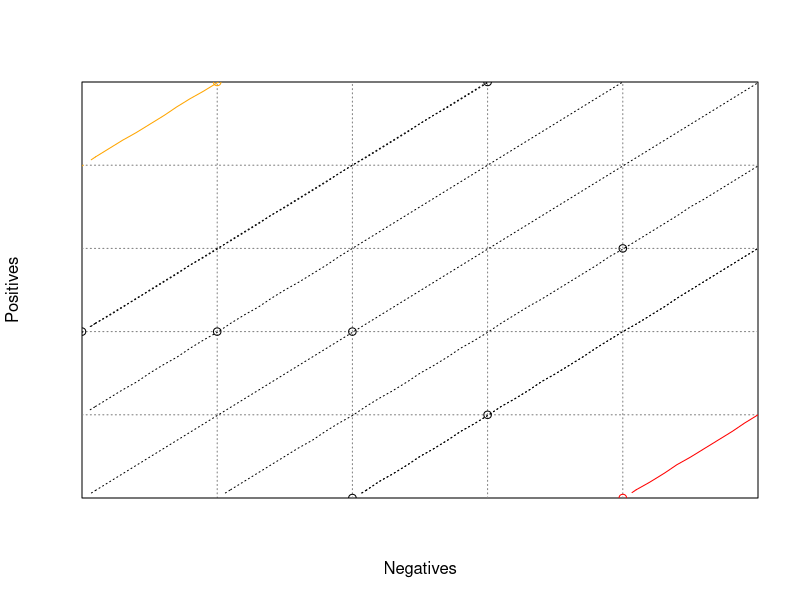

Write the R code that produced this figure.
## ---- chunk 1
#| echo: false

#c <- 1  # class ratio dt-cost-left
c <- 1 # class ratio dt-cost-right
pos <- c*50  # positive examples
neg <- 50  # negative examples

rocgrid <- function() {
	plot( c(0,neg), c(0,pos),
		 xlim=c(0,neg),ylim=c(0,pos),
		 #asp = pos/neg,
		 xaxs = "i",yaxs = "i",
		 xaxt = 'n', yaxt = 'n',
		 type = "n",
		 xlab = "Negatives", ylab = "Positives")
	
	# add a grid
	#grid.step <- 5
	grid (nx = neg/10, ny = pos/10, col = gray(0.5))
	
	# draw diagonals
	#abline(0,pos/neg,lty="dotted")	# ascending
	#abline(pos,-pos/neg,lty="dotted")	# descending
	
	# draw axes
	#axis(2,c(0,0.2*pos,0.4*pos,0.6*pos,0.8*pos,pos),labels=c('0','20%','40%','60%','80%','100%'))
	#axis(1,c(0,0.2*neg,0.4*neg,0.6*neg,0.8*neg,neg),labels=c('0','20%','40%','60%','80%','100%'))
}

metric <- function(tp,fp,m) {
  if (tp+fp == 0) { return(0) }
  else {
    Pos = pos
    Neg = neg
    N = Pos+Neg
    TP = tp
    FP = fp
    FN = Pos-TP
    TN = Neg-FP
    if (m=='accuracy') return( (TP+TN)/N ) 
    if (m=='wracc') return( TP/N - (TP+FP)*(TP+FN)/N^2 ) 
    if (m=='confirmation') return( ((TP+FP)*(FP+TN)/N^2 - FP/N)/(sqrt((TP+FP)*(FP+TN)/N^2) - (TP+FP)*(FP+TN)/N^2) ) 
    if (m=='generality') return( (TP+FP)/N ) 
    if (m=='precision') return( TP/(TP+FP) ) 
    if (m=='laplace-precision') return( (TP+10)/(TP+FP+20) ) 
    if (m=='f-measure') return( 2*TP/(2*TP+FP+FN) ) 
    if (m=='g-measure') return( TP/(FP+Pos) ) 
    if (m=='precision*recall') return( TP^2/((TP+FP)*(TP+FN)) ) 
    if (m=='avg-precision-recall') return( TP/(2*(TP+FP)) + TP/(2*(TP+FN)) ) 
    if (m=='aucsplit') return( (TP*Neg+Pos*TN)/(2*Pos*Neg) ) 
    if (m=='balanced-aucsplit') return( TP/Pos - FP/Neg ) 
    if (m=='chi2') return( (TP*TN - FP*FN)^2 / ((TP+FP)*(TP+FN)*(FP+TN)*(FN+TN)) ) 
    if (m=='info-gain') return( entropy(Pos,Neg) - (TP+FP)/N*entropy(TP,FP) - (FN+TN)/N*entropy(FN,TN) )
    if (m=='gini') return( gini(Pos,Neg) - (TP+FP)/N*gini(TP,FP) - (FN+TN)/N*gini(FN,TN) )
    if (m=='dkm') return( dkm(Pos,Neg) - (TP+FP)/N*dkm(TP,FP) - (FN+TN)/N*dkm(FN,TN) )
    if (m=='entropy') return( (TP+FP)/N*entropy(TP,FP) )
    if (m=='giniimp') return( (TP+FP)/N*gini(TP,FP) )
    if (m=='dkmimp') return( dkm(TP,FP) )
  }
}

entropy <- function(P,N) {
  p <- P/(P+N)
  n <- N/(P+N)
  if (P==0 || N==0) { return( 0 ) }
  else { return( -p*log2(p) -n*log2(n) ) }
}

gini <- function(P,N) {
  p <- P/(P+N)
  n <- N/(P+N)
  return( 4*p*n )	
}

dkm <- function(P,N) {
  p <- P/(P+N)
  n <- N/(P+N)
  return( 2*sqrt(p*n) )	
}

x <- seq(0,neg)
y <- seq(0,pos)
z <- matrix(nrow=neg+1,ncol=pos+1)

save = FALSE

if (save==FALSE) {colour1="red"; colour2="blue"} else {colour1="black"; colour2="black"}

contours <- function(m,label) {
	for (i in x) {
	  for (j in y) {
		z[i+1,j+1] = metric(j,i,m)
	  }
	}
	contour(x,y,z,nlevels=10,add=TRUE,col=colour1,lty="solid",method=label)
}

contour1 <- function(m,col,lty,tp,fp) {
	for (i in x) {
	  for (j in y) {
		z[i+1,j+1] = metric(j,i,m)
	  }
	}
	v <- metric(tp,fp,m)
	points(fp,tp,col=col,type='p')
	contour(x,y,z,level=v,add=TRUE,col=col,lty=lty,labels="")
}

plotmetric <- function(m,label) {
	rocgrid()
	contours(m,label)
	if (save==TRUE) dev2bitmap(file=paste(m,".png",sep=""),type="pngmono",res=300)
}

plotmetrics <- function() {
	plotmetric('accuracy',1,1/2,"edge")
	plotmetric('precision',1,1/2,"edge")
	plotmetric('f-measure',1,5,"edge")
	plotmetric('precision*recall',1,5,"edge")
	plotmetric('info-gain',1,1/10,"flattest")
	plotmetric('gini',1,1/10,"flattest")
	plotmetric('dkm',1,1/10,"flattest")
}

rocgrid()
d = 1
method = 'wracc'
colour = 'black'
p =  0; n = 40
#arrows(50-d,50-d,n+d,p+d,length=0.1)
#lines(c(0,neg),c(0,0),col='red',lwd=2)
#lines(c(0,0),c(0,pos),col='green',lwd=2)
contour1(method,'red','solid',  p,  n)
contour1(method,colour,'dotted',10, 30)
contour1(method,colour,'dotted',20, 20)
contour1(method,colour,'dotted',20,  0)
contour1(method,'orange','solid',50, 10)
contour1(method,colour,'dotted',50, 30)
contour1(method,colour,'dotted', 0, 20)
contour1(method,colour,'dotted',30, 40)
contour1(method,colour,'dotted',20, 10)
